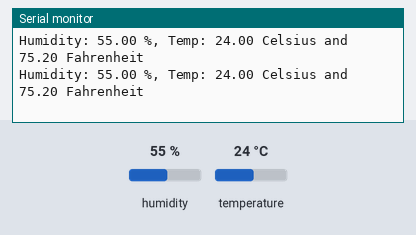
Bench run of a sketch on a simulated ESP8266 (NodeMCU). Shown: the last lines printed to the serial monitor. The test bench sets the inputs (shaded band); at power-on: humidity 55 %, temperature 24 °C.

Above: at 14.8 s.
14.9 s: humidity set to 22 %
25.4 s: temperature set to 12 °C
At 26.9 s:
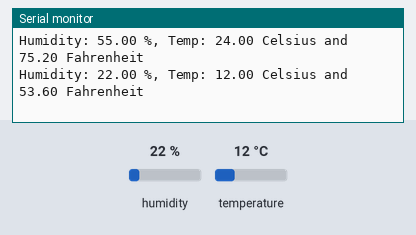
35.9 s: humidity set to 40 %
At 38.7 s:
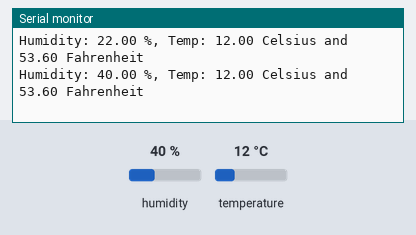
Timing chart, 0 to 40.2 s (numbered marks = the images above; inputs shaded):
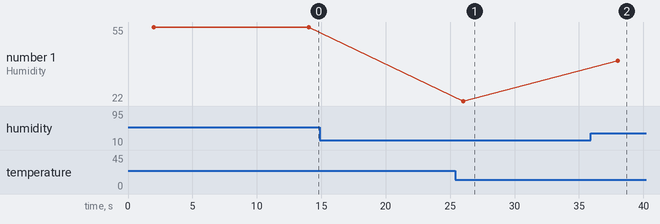

The sketch:

dht22_simpleRead.ino
```cpp
#include <ESP8266WiFi.h>
#include <PubSubClient.h>
#include <DHT.h>

// MQTT
const char* mqtt_server = "192.168.0.38";  // IP of the MQTT broker
const char* humidity_topic = "home/livingroom/humidity";
const char* temperature_topic = "home/livingroom/temperature";
const char* clientID = "client_livingroom"; // MQTT client ID

// Initialise the WiFi and MQTT Client objects
WiFiClient wifiClient;
// 1883 is the listener port for the Broker
PubSubClient client(mqtt_server, 1883, wifiClient);


/* How to use the DHT-22 sensor with Arduino uno
   Temperature and humidity sensor
*/
//Constants
#define DHTPIN 14     // what pin we're connected to
#define DHTTYPE DHT22   // DHT 22  (AM2302)
DHT dht(DHTPIN, DHTTYPE); //// Initialize DHT sensor for normal 16mhz Arduino


//Variables
// int chk;
float hum;  // Stores humidity value
float tempC; // Stores Celsius temperature value
float tempF; // Stores Fahrenheit temperature value

// Custom function to connet to the MQTT broker via WiFi
void connect_MQTT() {
  // Wait until the connection has been confirmed before continuing
  while (WiFi.status() != WL_CONNECTED) {
    delay(500);
    Serial.print(".");
  }

  // Debugging - Output the IP Address of the ESP8266
  Serial.println("WiFi connected");
  Serial.print("IP address: ");
  Serial.println(WiFi.localIP());

  // Connect to MQTT Broker
  // client.connect returns a boolean value to let us know if the connection was successful.
  // If the connection is failing, make sure you are using the correct MQTT Username and Password (Setup Earlier in the Instructable)
  if (client.connect(clientID)) {
    Serial.println("Connected to MQTT Broker!");
  }
  else {
    Serial.println("Connection to MQTT Broker failed...");
  }
}
void setup()
{
  Serial.begin(115200);
  dht.begin();
}

void loop()
{
  delay(2000);
  //Read data and store it to variables hum and temp
  hum = dht.readHumidity();
  tempC = dht.readTemperature();
  tempF = (tempC * 9 / 5) + 32;

  //Print temp and humidity values to serial monitor
  Serial.println();
  Serial.print("Humidity: ");
  Serial.print(hum);
  Serial.print(" %, Temp: ");
  Serial.print(tempC);
  Serial.print(" Celsius and ");
  Serial.print(tempF);
  Serial.println(" Fahrenheit");
  delay(10000); //Delay 2 sec.
}
```

Measured:
- after the input at 25.4 s, the serial monitor: prints a new line after 0.62 s (image 1)
- after the input at 35.9 s, the serial monitor: prints a new line after 2.1 s (image 2)
- plotted number 1: 22 → 40 after the input at 35.9 s
